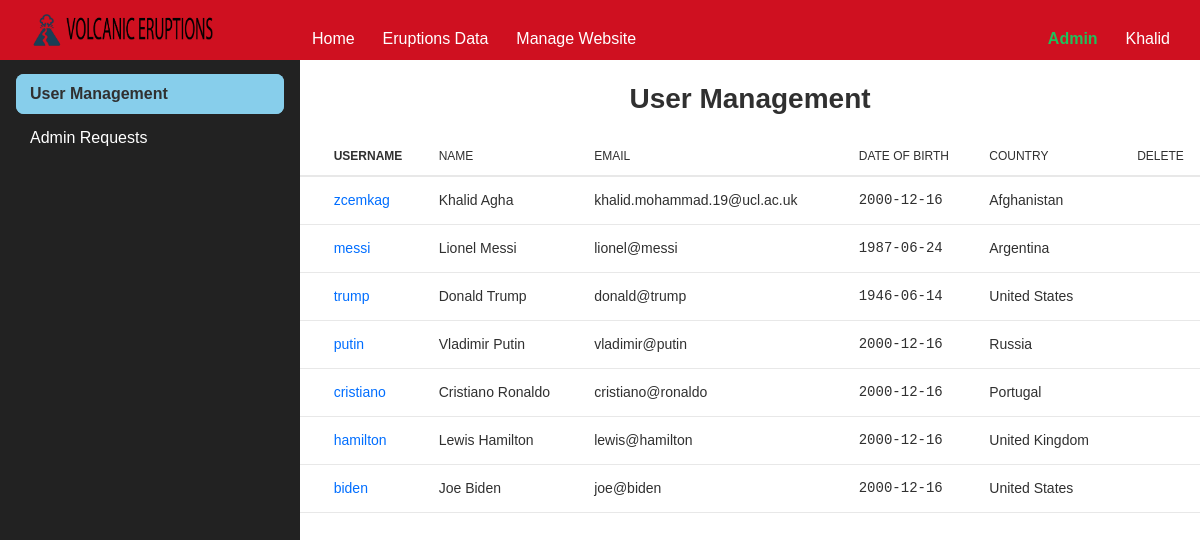
The app's page /admin/user_management (signed in) with its own data.
### myflask/models.py (models this page shows, shortened)
class User(db.Model, UserMixin):
    __tablename__ = "user"
    id = db.Column(db.Integer, primary_key=True)
    first_name = db.Column(db.String(25), nullable=False)
    last_name = db.Column(db.String(25), nullable=False)
    DOB = db.Column(db.Date, nullable=False)
    email = db.Column(db.Text, unique=True, nullable=False)
    username = db.Column(db.String(25), unique=True, nullable=False)
    password = db.Column(db.String(25), nullable=False)
    user_type = db.Column(db.Text, nullable=False)
    country = db.Column(db.Text, nullable=False)
    profile_pic = db.Column(db.String, nullable=False)

### myflask/auth/routes.py (the view)
@auth_bp.route("/admin/user_management")
@login_required
def admin():
    if current_user.user_type == "admin":
        users = load_all_users()
        return render_template("admin.html", title='User Management', userlist=users)
    return redirect(url_for('main.index'))

### myflask/auth/routes.py (called while the page is built)
@login_manager.user_loader
def load_user(user_id):
    if user_id is not None:
        return User.query.get(user_id)
    return None

def load_all_users():
    return User.query.all()

### myflask/templates/admin.html (shortened to what this page needs)
{% extends "layout.html" %}
{% from "_formhelpers.html" import render_field %}
{% set page_name = 'admin' %}
{% block content %}
    <div class="flex h-minus-nav">
        {% include 'sidebar_admin.html' %}
        <div class="container">
            <br>
            <h1 style="text-align: center">User Management</h1>
            <br>
            <table class="table">
                <thead>
                <tr>
                    <th></th>
                    <th class="is-bold">Username</th>
                    <th>Name</th>
                    <th>Email</th>
                    <th>Date of Birth</th>
                    <th>Country</th>
                    <th class="is-center">Delete</th>
                </tr>
                </thead>
                <tbody>
                {% for eachuser in userlist %}
                    <tr>
                        {% if eachuser.user_type == 'admin' %}
                            <td class="is-center"
                            ></td>
                        {% else %}
                            <td></td>
                        {% endif %}
                        <td><a href="/user/{{ eachuser.username }}">{{ eachuser.username }}</a></td>
                        <td>{{ eachuser.first_name }} {{ eachuser.last_name }}</td>
                        <td>{{ eachuser.email }}</td>
                        <td class="is-mono">{{ eachuser.DOB }}</td>
                        <td>{{ eachuser.country }}</td>
                        {% if eachuser.user_type == 'admin' %}
                            <td></td>
                        {% else %}
                            <td class="is-center">
                            </td>
                        {% endif %}
                    </tr>
                {% endfor %}
                </tbody>
            </table>
        </div>
    </div>
{% endblock %}

### myflask/templates/layout.html (shortened to what this page needs)
<!doctype html>
<html lang="en">
<head>
    <link rel="stylesheet" href="{{ url_for('static', filename='css/denali.css') }}">
    <link rel="stylesheet" href="{{ url_for('static', filename='css/denali-dark-theme.css') }}">
    <link rel="stylesheet" href="https://cdn.jsdelivr.net/npm/denali-icon-font/dist/denali-icon-font.css">
</head>
<header>
    {% include 'navbar.html' %}
</header>
<body>
{% block content %}
{% endblock %}
</body>

### myflask/templates/navbar.html (shortened to what this page needs)
<nav class="nav">
    <div class="nav-left">
        <img class="nav-brand" src="{{ url_for('static', filename='images/biglogo.png') }}" alt=""/>
    </div>
    {% if current_user.is_anonymous %}
        <div></div>
    {% else %}
        <div class="nav-responsive" id="navMenuContent">
            <div class="nav-center">
                <a class="nav-item" href="{{ url_for('main.index') }}">
                     Home
                </a>
                <a class="nav-item" href="{{ url_for('main.eruption_numbers') }}">
                     Eruptions Data
                </a>
                {% if current_user.user_type == 'admin' %}
                    <a class="nav-item" href="{{ url_for('auth.admin') }}">
                         Manage Website
                    </a>
                {% endif %}
            </div>
            <div class="nav-right">
                {% if current_user.user_type == 'admin' %}
                    <a class="nav-item is-bold is-green-500">
                         Admin
                    </a>
                {% elif current_user.user_type == 'A' %}
                    <a class="nav-item is-bold is-yellow-500">
                        <i class="d-icon d-security-verified-solid"></i> Pending
                    </a>
                {% endif %}
                <div class="menu menu--nav is-right">
                    <div class="nav-item menu-trigger">
                            {{ current_user.first_name }}
                    </div>
                </div>
            </div>
        </div>
    {% endif %}
</nav>

### myflask/templates/sidebar_admin.html
<div class="tabs is-primary is-vertical hide-tablet-down">
    <ul>
        <li class={% if page_name=='admin' %}"is-active"{% endif %}>
            <a href="{{ url_for('auth.admin') }}">User Management</a>
        </li>
        <li class={% if page_name=='admin_requests' %}"is-active"{% endif %}>
            <a href="{{ url_for('auth.admin_requests') }}">Admin Requests</a>
        </li>
    </ul>
</div>

### myflask/static/css/denali-dark-theme.css (style rules this page uses)
html { font-size:10px;-moz-osx-font-smoothing:grayscale;-webkit-font-smoothing:antialiased }

### records on screen
User: first_name "Khalid", user_type "admin" (drawn), username "zcemkag", last_name "Agha", email "khalid.mohammad.19@ucl.ac.uk", DOB "2000-12-16", country "Afghanistan"
User: username "messi", first_name "Lionel", last_name "Messi", email "lionel@messi", DOB "1987-06-24", country "Argentina"
User: username "trump", first_name "Donald", last_name "Trump", email "donald@trump", DOB "1946-06-14", country "United States"
User: username "putin", first_name "Vladimir", last_name "Putin", email "vladimir@putin", DOB "2000-12-16", country "Russia"
User: username "cristiano", first_name "Cristiano", last_name "Ronaldo", email "cristiano@ronaldo", DOB "2000-12-16", country "Portugal"
User: username "hamilton", first_name "Lewis", last_name "Hamilton", email "lewis@hamilton", DOB "2000-12-16", country "United Kingdom"
User: username "biden", first_name "Joe", last_name "Biden", email "joe@biden", DOB "2000-12-16", country "United States"
